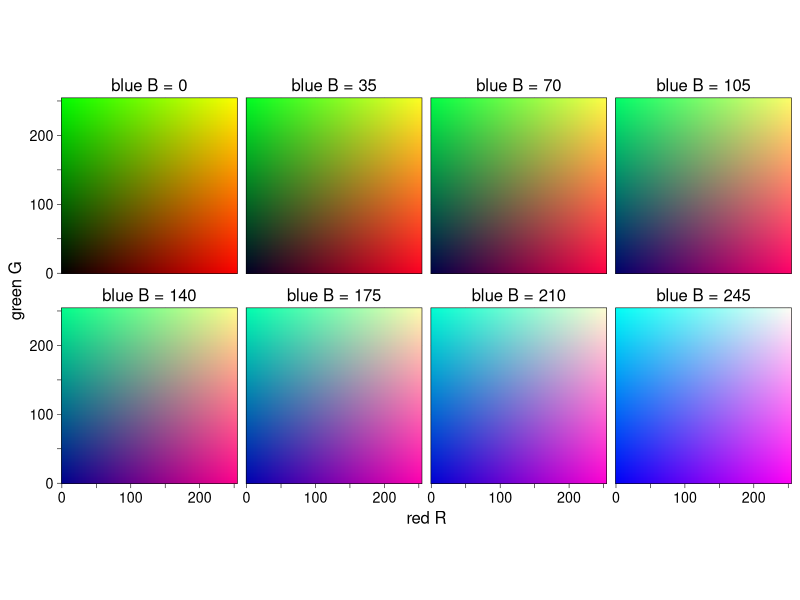
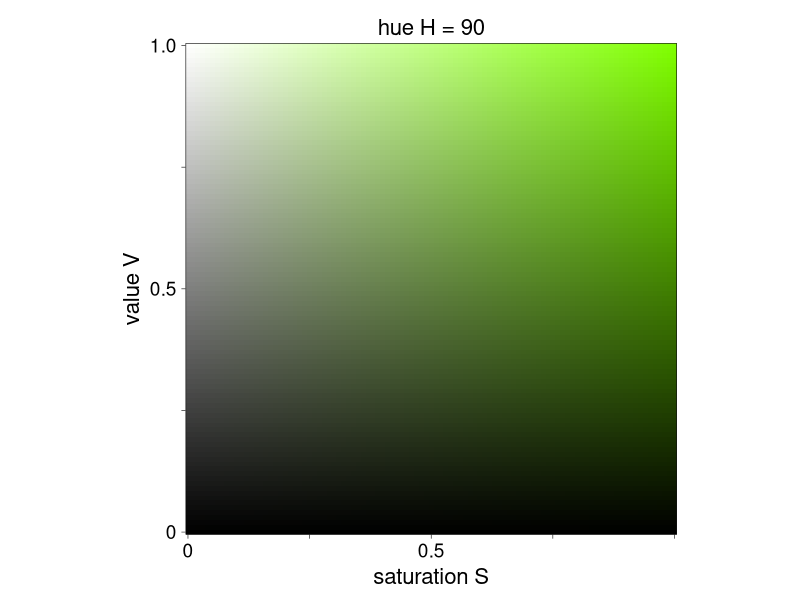
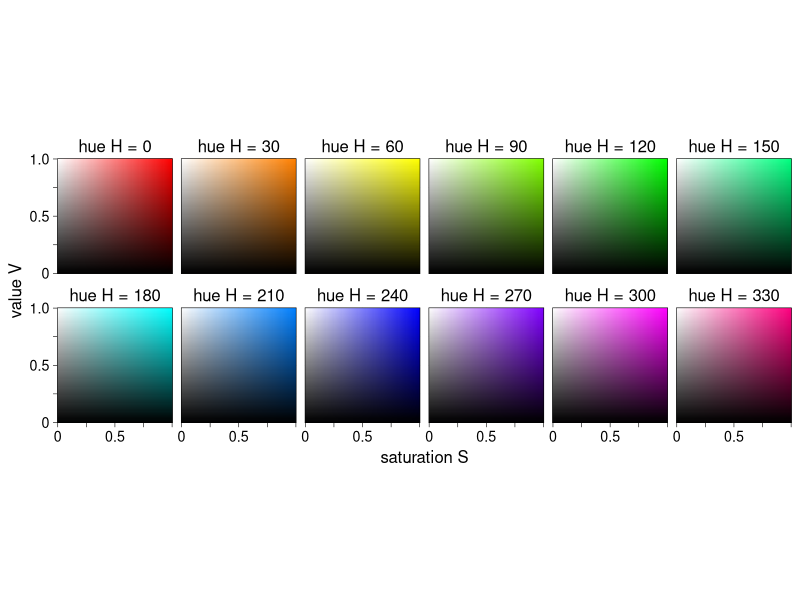
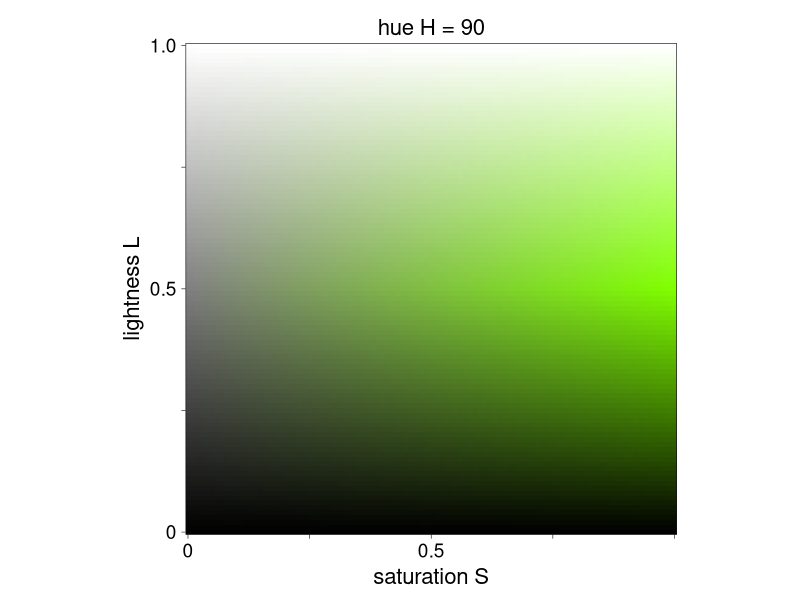
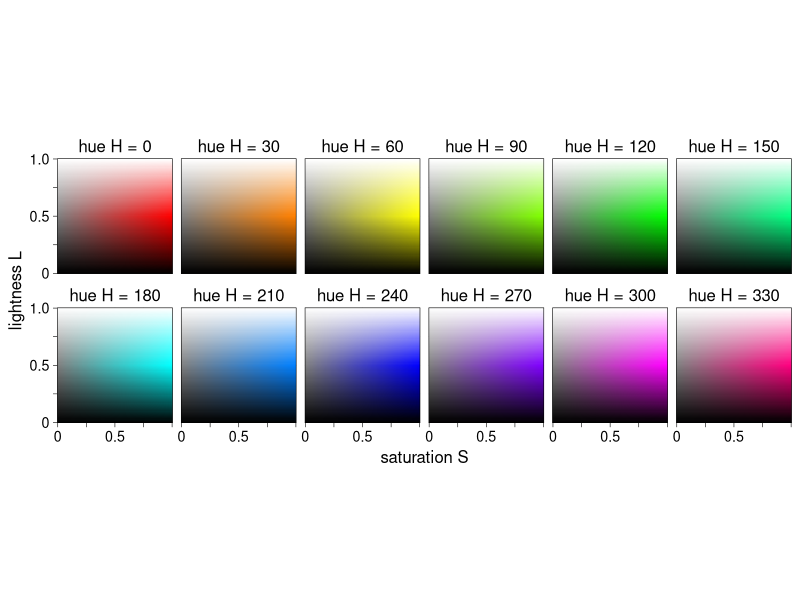
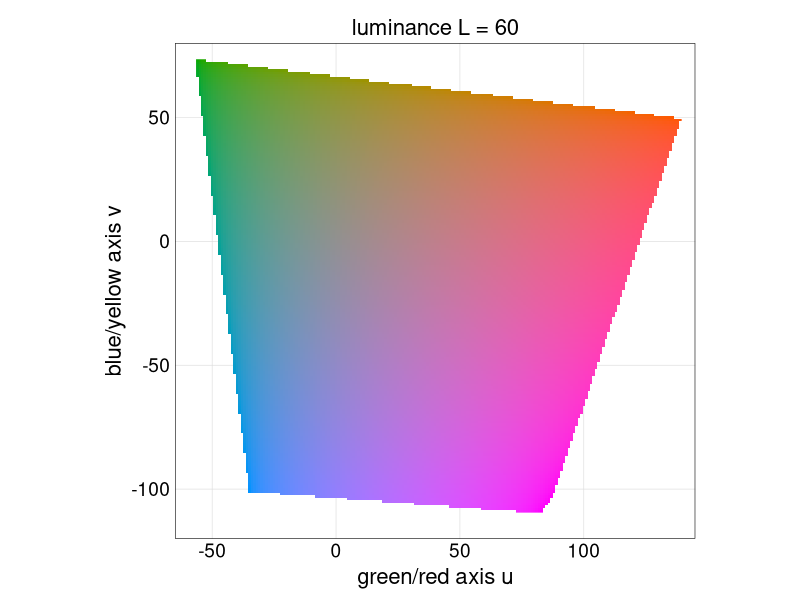
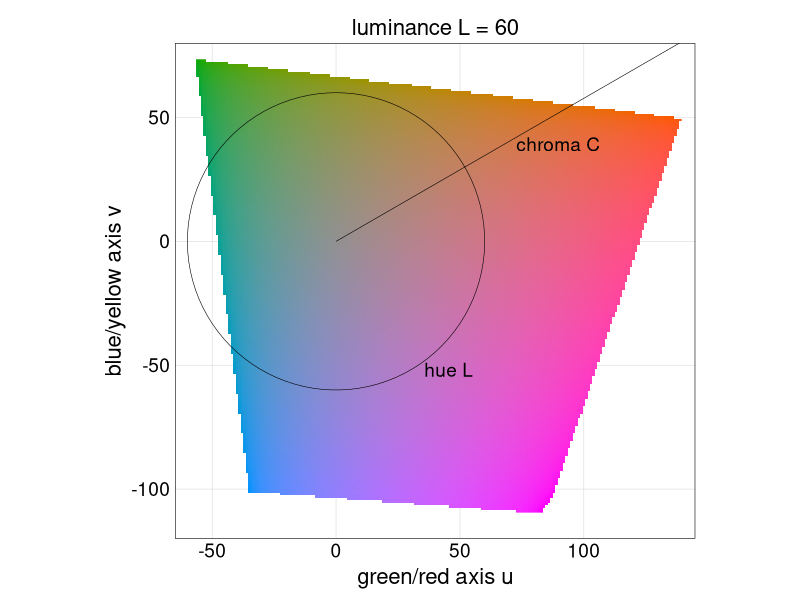
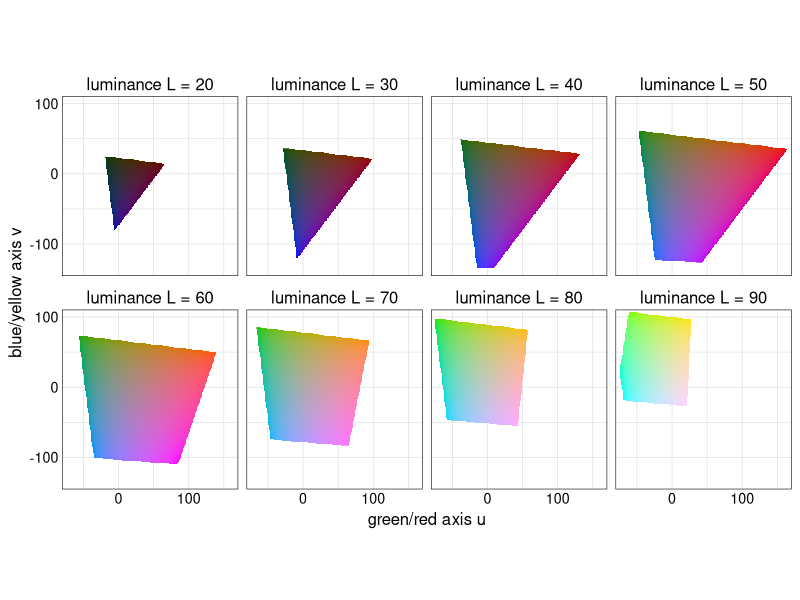

These figures' R source, in order:
## ---- chunk 1
#| include: false
library(tidyverse)
library(cowplot)
library(colorspace)
library(here)

# ggplot2 settings so plots scale well for slide size 
theme_set(theme_gray(14))
update_geom_defaults("point", list(size = 2))
#update_geom_defaults("line", list(linewidth = 1))

# color space plot theme
theme_colorspace <- function(size = 12) {
  theme_minimal_grid(size, line_size = 0.2) +
  panel_border(color = "black", size = 0.4) +
  theme(
    axis.ticks.length = grid::unit(0, "pt"),
    axis.ticks = element_line(linewidth = 0.2, color = "black"),
    strip.text = element_text(size = size)
  )
}
## ---- chunk 2
#| label: rgb-viz
#| fig-width: 10
#| fig-asp: 0.55
#| fig-cap: "&nbsp;"
#| out-width: "100%"
rgb_by_b <- expand_grid(
  R = seq(0, 255, by = 2),
  G = seq(0, 255, by = 2),
  B = seq(0, 255, by = 35)
)

rgb_by_b$hex <- hex(sRGB(as.matrix(rgb_by_b)/255))

rgb_by_b %>%
  ggplot(aes(R, G, fill = hex)) +
  geom_raster(na.rm = TRUE) +
  scale_fill_identity() +
  scale_x_continuous(
    name = "red R",
    breaks = (0:5)*50,
    labels = c("0", "", "100", "", "200", "")
  ) +
  scale_y_continuous(
    name = "green G",
    breaks = (0:5)*50,
    labels = c("0", "", "100", "", "200", "")
  ) +
  facet_wrap(
    vars(B),
    ncol = 4,
    labeller = as_labeller(function(x) glue::glue("blue B = {x}"))
  ) +
  coord_fixed(expand = FALSE) +
  theme_colorspace() +
  theme(axis.ticks.length = grid::unit(3, "pt"))
## ---- chunk 3
#| label: hsv-viz-single
#| fig-width: 5
#| fig-asp: 1
#| fig-cap: "&nbsp;"
#| out-width: "100%"
hsv_by_h <- expand_grid(
  H = seq(0, 330, by = 30),
  S = seq(0, 1, by = .01),
  V = seq(0, 1, by = .01)
)

hsv_by_h$hex <- hex(HSV(as.matrix(hsv_by_h)))

hsv_by_h %>%
  filter(H == 90) %>%
  ggplot(aes(S, V, fill = hex)) +
  geom_raster(na.rm = TRUE) +
  scale_fill_identity() +
  scale_x_continuous(
    name = "saturation S",
    breaks = (0:4)*.25,
    labels = c("0", "", "0.5", "", "")
  ) +
  scale_y_continuous(
    name = "value V",
    breaks = (0:4)*.25,
    labels = c("0", "", "0.5", "", "1.0")
  ) +
  facet_wrap(
    vars(H),
    ncol = 6,
    labeller = as_labeller(function(x) glue::glue("hue H = {x}"))
  ) +
  coord_fixed(expand = FALSE) +
  theme_colorspace(16) +
  theme(axis.ticks.length = grid::unit(3, "pt"))
## ---- chunk 4
#| label: hsv-viz
#| fig-width: 10
#| fig-asp: 0.5
#| fig-cap: "&nbsp;"
#| out-width: "100%"
hsv_by_h %>%
  ggplot(aes(S, V, fill = hex)) +
  geom_raster(na.rm = TRUE) +
  scale_fill_identity() +
  scale_x_continuous(
    name = "saturation S",
    breaks = (0:4)*.25,
    labels = c("0", "", "0.5", "", "")
  ) +
  scale_y_continuous(
    name = "value V",
    breaks = (0:4)*.25,
    labels = c("0", "", "0.5", "", "1.0")
  ) +
  facet_wrap(
    vars(H),
    ncol = 6,
    labeller = as_labeller(function(x) glue::glue("hue H = {x}"))
  ) +
  coord_fixed(expand = FALSE) +
  theme_colorspace() +
  theme(axis.ticks.length = grid::unit(3, "pt"))
## ---- chunk 5
#| label: hls-viz-single
#| fig-width: 5
#| fig-asp: 1
#| fig-cap: "&nbsp;"
#| out-width: "100%"
hls_by_h <- expand_grid(
  H = seq(0, 330, by = 30),
  L = seq(0, 1, by = .01),
  S = seq(0, 1, by = .01)
)

hls_by_h$hex <- hex(HLS(as.matrix(hls_by_h)))

hls_by_h %>%
  filter(H == 90) %>%
  ggplot(aes(S, L, fill = hex)) +
  geom_raster(na.rm = TRUE) +
  scale_fill_identity() +
  scale_x_continuous(
    name = "saturation S",
    breaks = (0:4)*.25,
    labels = c("0", "", "0.5", "", "")
  ) +
  scale_y_continuous(
    name = "lightness L",
    breaks = (0:4)*.25,
    labels = c("0", "", "0.5", "", "1.0")
  ) +
  facet_wrap(
    vars(H),
    ncol = 6,
    labeller = as_labeller(function(x) glue::glue("hue H = {x}"))
  ) +
  coord_fixed(expand = FALSE) +
  theme_colorspace(16) +
  theme(axis.ticks.length = grid::unit(3, "pt"))
## ---- chunk 6
#| label: hls-viz
#| fig-width: 10
#| fig-asp: 0.5
#| fig-cap: "&nbsp;"
#| out-width: "100%"
hls_by_h %>%
  ggplot(aes(S, L, fill = hex)) +
  geom_raster(na.rm = TRUE) +
  scale_fill_identity() +
  scale_x_continuous(
    name = "saturation S",
    breaks = (0:4)*.25,
    labels = c("0", "", "0.5", "", "")
  ) +
  scale_y_continuous(
    name = "lightness L",
    breaks = (0:4)*.25,
    labels = c("0", "", "0.5", "", "1.0")
  ) +
  facet_wrap(
    vars(H),
    ncol = 6,
    labeller = as_labeller(function(x) glue::glue("hue H = {x}"))
  ) +
  coord_fixed(expand = FALSE) +
  theme_colorspace() +
  theme(axis.ticks.length = grid::unit(3, "pt"))
## ---- chunk 7
#| label: luv-viz-single
#| fig-width: 5
#| fig-asp: 1
#| fig-cap: "&nbsp;"
#| out-width: "100%"
luv_by_l <- expand_grid(
  L = seq(20, 90, by = 10),
  U = seq(-80, 170, by = 1),
  V = seq(-145, 110, by = 1),
)

luv_by_l$hex <- hex(LUV(as.matrix(luv_by_l)))

p_luv <- luv_by_l %>%
  filter(L == 60) %>%
  ggplot(aes(U, V)) +
  geom_raster(aes(fill = hex), na.rm = TRUE) +
  scale_x_continuous(
    name = "green/red axis u",
    breaks = (-3:3)*50,
    labels = c("", "-100", "-50", "0", "50", "100", "")
  ) +
  scale_y_continuous(
    name = "blue/yellow axis v",
    breaks = (-3:3)*50,
    labels = c("", "-100", "-50", "0", "50", "100", "")
  ) +
  scale_fill_identity() +
  facet_wrap(
    vars(L),
    ncol = 4,
    labeller = as_labeller(function(x) glue::glue("luminance L = {x}"))
  ) +
  coord_fixed(
    expand = FALSE,
    xlim = c(-65, 145),
    ylim = c(-120, 80)
  ) +
  theme_colorspace(16)

p_luv
## ---- chunk 8
#| label: hcl-viz-single
#| fig-width: 5
#| fig-asp: 1
#| fig-cap: "&nbsp;"
#| out-width: "100%"
rC <- 60
hue_df <- tibble(
  t = seq(0, 2*pi, length.out = 100),
  U = rC*sin(t),
  V = rC*cos(t)
)

chroma_df <- tibble(
  U = 4*rC*sin(pi/3),
  V = 4*rC*cos(pi/3)
)

labels_df <- tibble(
  U = c(1.4*rC*sin(pi/3), 1.01*rC*sin(.8*pi)),
  V = c(1.4*rC*cos(pi/3), 1.01*rC*cos(.8*pi)),
  label = c("chroma C", "hue L")
)

p_luv +
  geom_segment(
    data = chroma_df,
    aes(x = 0, y = 0, xend = U, yend = V),
    linewidth = 0.2
  ) +
  geom_path(
    data = hue_df,
    linewidth = 0.2
  ) +
  geom_text(
    data = labels_df,
    aes(label = label),
    size = 16*(12/14)/.pt,
    hjust = 0, vjust = 1
  )
## ---- chunk 9
#| label: hcl-hue-chroma-plane
#| fig-width: 10
#| fig-asp: 0.6
#| fig-cap: "&nbsp;"
#| out-width: "100%"
luv_by_l %>%
  ggplot(aes(U, V, fill = hex)) +
  geom_raster(na.rm = TRUE) +
  scale_x_continuous(
    name = "green/red axis u",
    breaks = (-3:3)*50,
    labels = c("", "-100", "", "0", "", "100", "")
  ) +
  scale_y_continuous(
    name = "blue/yellow axis v",
    breaks = (-3:3)*50,
    labels = c("", "-100", "", "0", "", "100", "")
  ) +
  scale_fill_identity() +
  facet_wrap(
    vars(L),
    ncol = 4,
    labeller = as_labeller(function(x) glue::glue("luminance L = {x}"))
  ) +
  coord_fixed(expand = FALSE) +
  theme_colorspace()
## ---- chunk 10
#| label: hcl-chroma-luminance-plane
#| fig-width: 9
#| fig-asp: 0.6
#| fig-cap: "&nbsp;"
#| out-width: "100%"
hcl_by_h <- expand_grid(
  L = seq(1, 99, by = 0.5),
  C = seq(0, 155, by = 1),
  H = seq(0, 330, by = 30)
)

hcl_by_h$hex <- hex(polarLUV(as.matrix(hcl_by_h)))

hcl_by_h %>%
  ggplot(aes(C, L, fill = hex)) +
  geom_raster(na.rm = TRUE) +
  scale_fill_identity() +
  scale_x_continuous(
    name = "chroma C",
    breaks = (0:3)*50,
    labels = c("0", "", "100", "")
  ) +
  scale_y_continuous(
    name = "luminance L",
    limits = c(0, 100),
    breaks = (0:4)*25,
    labels = c("0", "", "50", "", "100")
  ) +
  facet_wrap(
    vars(H),
    ncol = 4,
    labeller = as_labeller(function(x) glue::glue("hue H = {x}"))
  ) +
  coord_fixed(expand = FALSE) +
  theme_colorspace()
